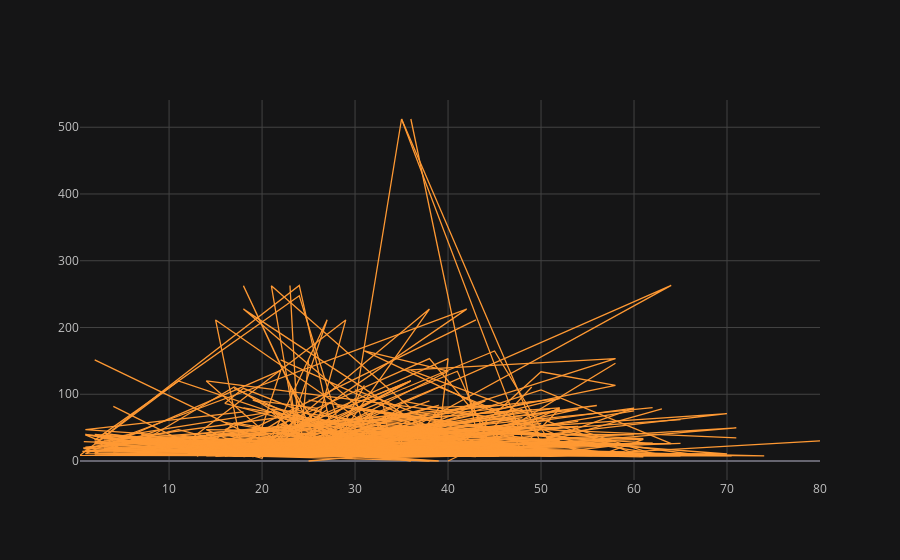

The notebook cell saved with this chart:
### Code cell
df2.iplot(x='age',y='fare',kind='scatter')

### Figure 1 — Plotly figure (JSON) as saved in the notebook; plotly's stock layout.template omitted (floating-point values rounded to 4 significant figures; data arrays with more than 128 entries replaced by an {"elided": "..."} marker saying what was removed)
{"data": [{"line": {"color": "rgba(255, 153, 51, 1.0)", "dash": "solid", "shape": "linear", "width": 1.3}, "mode": "lines", "name": "fare", "text": "", "type": "scatter", "x": {"elided": "891 float values"}, "y": {"elided": "891 float values"}}], "layout": {"legend": {"bgcolor": "#151516", "font": {"color": "#D9D9D9"}}, "paper_bgcolor": "#151516", "plot_bgcolor": "#151516", "title": {"font": {"color": "#D9D9D9"}}, "xaxis": {"gridcolor": "#434343", "showgrid": true, "tickfont": {"color": "#C2C2C2"}, "title": {"font": {"color": "#D9D9D9"}, "text": ""}, "zerolinecolor": "#666570"}, "yaxis": {"gridcolor": "#434343", "showgrid": true, "tickfont": {"color": "#C2C2C2"}, "title": {"font": {"color": "#D9D9D9"}, "text": ""}, "zerolinecolor": "#666570"}}}
